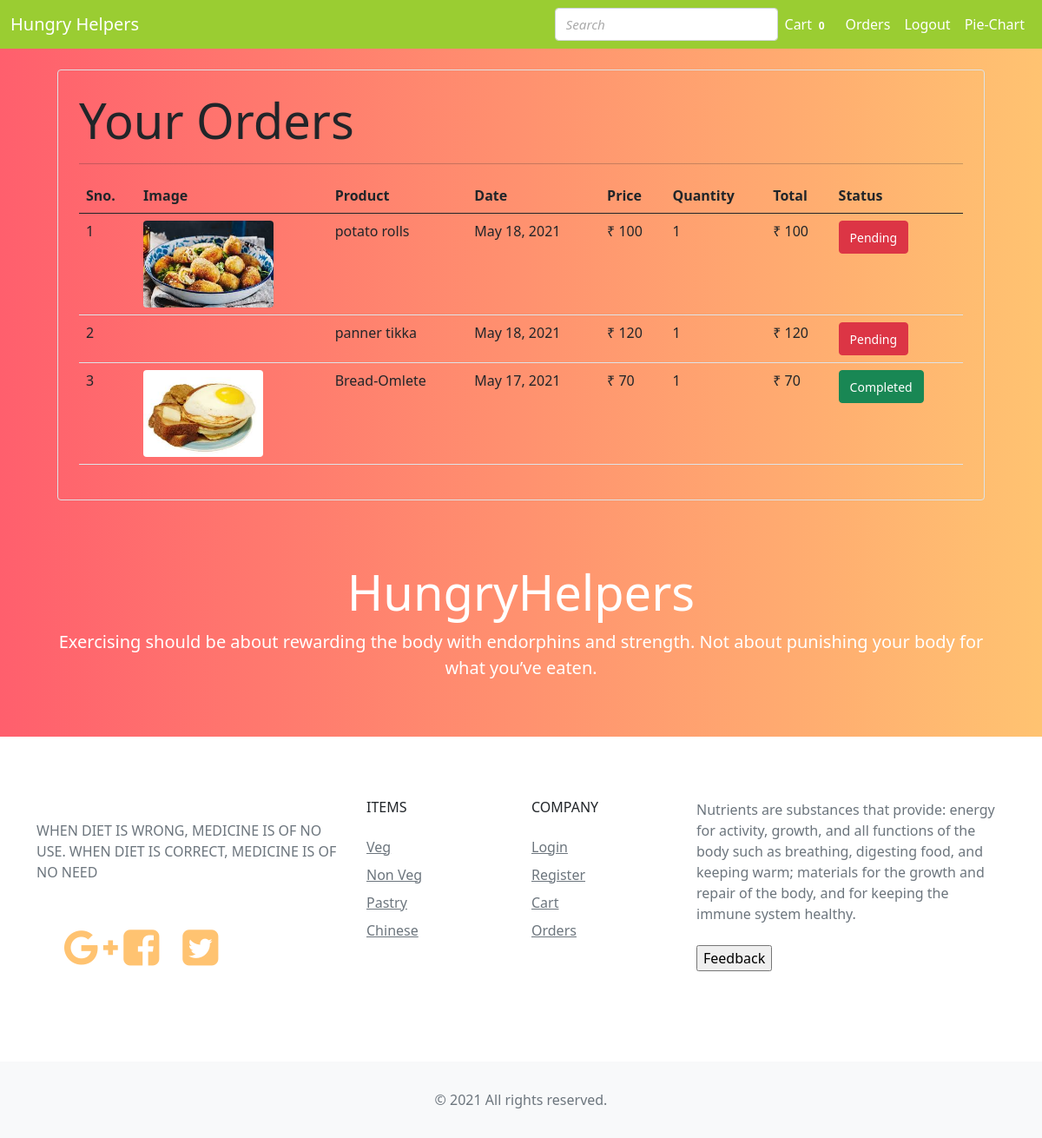
Page /orders (signed in) on the committed database.
### store/models/orders.py (models this page shows, shortened)
class Order(models.Model):
    objects = None
    product = models.ForeignKey(Product,on_delete=models.CASCADE)
    customer = models.ForeignKey(Customer,on_delete=models.CASCADE)
    quantity = models.IntegerField(default=1)
    price = models.IntegerField()
    address = models.CharField(max_length=50, default='', blank=True)
    phone = models.CharField(max_length=50, default='', blank=True)
    date = models.DateField(default=datetime.datetime.today)
    status = models.BooleanField(default=False)
    @staticmethod
    def get_orders_by_customer(customer_id):
        return Order.objects.filter(customer=customer_id).order_by('-date')

### store/models/product.py (models this page shows, shortened)
class Product(models.Model):
    name = models.CharField(max_length=50)
    price = models.IntegerField(default=0)
    category = models.ForeignKey(Category, on_delete=models.CASCADE, default=1)
    description = models.CharField(max_length=200, default='', null=True, blank=True)
    image = models.ImageField(upload_to='uploads/products/')

### store/middlewares/auth.py (the view)
    def middleware(request):
        print(request.session.get('customer'))
        returnUrl = request.META['PATH_INFO']
        print(request.META['PATH_INFO'])
        if not request.session.get('customer'):
           return redirect(f'login?return_url={returnUrl}')
        response = get_response(request)
        return response

### store/templatetags/custom_filter.py (called while the page is built)
@register.filter(name='currency')
def currency(number):
    return "₹ "+str(number)

@register.filter(name='multiply')
def multiply(number , number1):
    return number * number1

### store/views/orders.py (called while the page is built)
    def get(self , request ):
        customer = request.session.get('customer')
        orders = Order.get_orders_by_customer(customer)
        print(orders)
        return render(request , 'orders.html'  , {'orders' : orders})

### store/templates/orders.html
{% extends 'base.html' %}
{% block content %}
{% load cart %}
{% load custom_filter %}
<div class="container">
   <div class="border rounded p-4 m-4">
        <p class="display-4 pl-4 ml-4">Your Orders</p>
        <hr>
        <table class="table">
            <thead>
                <tr>
                    <th>Sno.</th>
                    <th>Image</th>
                    <th>Product</th>
                    <th>Date</th>
                    <th>Price</th>
                    <th>Quantity</th>
                    <th>Total</th>
                    <th>Status</th>
                </tr>
            </thead>
            <tbody>
                {% for order in orders %}
                <tr>
                    <td>{{forloop.counter}}</td>
                    <td><img style="height: 100px;" class="rounded" src="{{order.product.image.url}}" alt=""></td>
                    <td>{{order.product.name}}</td>
                    <td>{{order.date}}</td>
                    <td>{{order.price|currency}}</td>
                    <td>{{order.quantity}}</td>
                    <td>{{order.quantity|multiply:order.price|currency}}</td>
                    {% if order.status %}
                    <td>
                        <button type="button" class="btn btn-success"><small>Completed</small></button>
                    </td>
                    {%else%}
                    <td>
                        <button type="button" class="btn btn-danger"><small>Pending</small></button>
                    </td>
                    {% endif %}
                </tr>
                {% endfor %}
            </tbody>
        </table>
   </div>
</div>
{% endblock %}

### store/templates/base.html (shortened to what this page needs)
<!doctype html>
<html lang="en">
<head>
  <link href="https://cdn.jsdelivr.net/npm/bootstrap@5.0.0-beta2/dist/css/bootstrap.min.css" rel="stylesheet"
>
</head>
<nav class="navbar navbar-expand-lg navbar-light " style="background-color: yellowgreen;">
  <div class="container-fluid">
    <a class="navbar-brand" href="/" style="color: white;">Hungry Helpers</a>
    <div class="collapse navbar-collapse" id="navbarSupportedContent">
      <ul class="navbar-nav me-0">
        <div class="align-self-center">
          <div class="form-outline" >
            <input type="search" id="form1" class="form-control" placeholder="Search" />
          </div>
        </div>
        <li class="nav-item">
          <a class="nav-link active" aria-current="page" href="/cart" style="color: white;">Cart<span class="badge badge-black">{{request.session.cart.keys|length}}</span></a>
        </li>
      <ul class="navbar-nav me-0">
        {% if request.session.customer %}
        <li class="nav-item ">
          <a class="nav-link" href="/orders" style="color: white;">Orders</a>
        </li>
        <li class="nav-item ">
          <a class="nav-link" href="/logout" style="color: white;">Logout</a>
        </li>
        <li class="nav-item">
          <a class="nav-link active" aria-current="page" href="/pie-chart" style="color: white;">Pie-Chart</a>
        </li>
        {% endif %}
      </ul>
    </div>
  </div>
</nav>
    {% block content %}{% endblock %}
</body>
<body class="d-flex flex-column">
  <div class="container-fluid flex-grow-1 flex-shrink-0">
    <div class="px-lg-5">
      <div class="row py-5">
        <div class="col-lg-12 mx-auto text-white text-center">
          <h1 class="display-4">HungryHelpers</h1>
          <p class="lead mb-0">Exercising should be about rewarding the body with endorphins and strength. Not about punishing your body for what you’ve eaten.</p>
        </div>
      </div>
    </div>
  </div>
  <footer class="bg-white">
    <div class="container py-5">
      <div class="row py-4">
        <div class="col-lg-4 col-md-6 mb-4 mb-lg-0"><img src="img/logo.png" alt="" width="180" class="mb-3">
          <p class="font-italic text-muted">WHEN DIET IS WRONG, MEDICINE IS OF NO USE. WHEN DIET IS CORRECT, MEDICINE IS OF NO NEED</p>
          <link rel="stylesheet" href="https://maxcdn.bootstrapcdn.com/font-awesome/4.7.0/css/font-awesome.min.css">
          <div class="wrapper" >
            <a href="http://www.google.com"><i class="fa fa-3x fa-google-plus"></i></a>
            <a href="http://www.facebook.com"><i class="fa fa-3x fa-facebook-square"></i></a>
            <a href="http://www.twitter.com"><i class="fa fa-3x fa-twitter-square"></i></a>
          </div>
        </div>
        <div class="col-lg-2 col-md-6 mb-4 mb-lg-0">
          <h6 class="text-uppercase font-weight-bold mb-4">Items</h6>
          <ul class="list-unstyled mb-0">
<li class="mb-2"><a href="#" class="text-muted">Veg</a></li>
            <li class="mb-2"><a href="#" class="text-muted">Non Veg</a></li>
            <li class="mb-2"><a href="#" class="text-muted">Pastry</a></li>
            <li class="mb-2"><a href="#" class="text-muted">Chinese</a></li>
          </ul>
        </div>
        <div class="col-lg-2 col-md-6 mb-4 mb-lg-0">
          <h6 class="text-uppercase font-weight-bold mb-4">Company</h6>
          <ul class="list-unstyled mb-0">
            <li class="mb-2"><a href="#" class="text-muted">Login</a></li>
            <li class="mb-2"><a href="#" class="text-muted">Register</a></li>
            <li class="mb-2"><a href="#" class="text-muted">Cart</a></li>
            <li class="mb-2"><a href="/orders" class="text-muted">Orders</a></li>
          </ul>
        </div>
        <div class="col-lg-4 col-md-6 mb-lg-0">
          <p class="text-muted mb-4">Nutrients are substances that provide: energy for activity, growth, and all functions of the body such as breathing, digesting food, and keeping warm; materials for the growth and repair of the body, and for keeping the immune system healthy.</p>
          <form action="https://docs.google.com/forms/d/e/1FAIpQLSeueOPMGzRSCyHHj4q3GLfnc3LputWD6Ks0562Q8WsrR718OA/viewform?usp=pp_url" >
            <input type="submit" value="Feedback" />
        </form>
        </div>
      </div>
    </div>
    <div class="bg-light py-4">
      <div class="container text-center">
        <p class="text-muted mb-0 py-2">© 2021 All rights reserved.</p>
      </div>
    </div>
  </footer>
</body>
</html>

### store/templates/base.html (style rules this page uses)
body { background: #ff5f6d; background: -webkit-linear-gradient(to right, #ff5f6d, #ffc371); background: linear-gradient(to right, #ff5f6d, #ffc371); min-height: 100vh; }
i { color: #ffc371; }
.form-control::placeholder { font-size: 0.95rem; color: #aaa; font-style: italic; }
.fa { padding: 30px; font-size: 30px; width: 50px; text-align: center; text-decoration: none; margin: 5px 2px; }

### rows in the picture
Order: product.image (picture), product.name "potato rolls", date "May 18, 2021", price "₹ 100", quantity "1", quantity|multiply "₹ 100", status "Pending"
Order: product.name "panner tikka", date "May 18, 2021", price "₹ 120", quantity "1", quantity|multiply "₹ 120", status "Pending"
Order: product.image (picture), product.name "Bread-Omlete", date "May 17, 2021", price "₹ 70", quantity "1", quantity|multiply "₹ 70", status "Completed"

### other values in the picture
{{ request.session.cart.keys|length }} "0"
